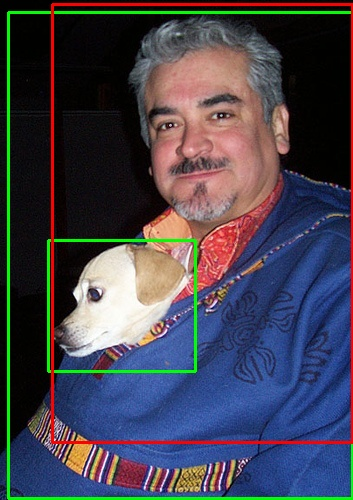
#> input picture data_science_tools/detection/metrics/Object-Detection-Metrics/samples/sample_1/images/000001.jpg, 353 x 500 px; its folder holds only this picture in this run
$ python -i mask_cutmix.py   (imports and definitions only)
#> lines starting #> are read from the running program, lines starting #| are printed output that depends on the picture; after the words box and inside, x2 and y2 are one past the last pixel; in counts of white or black regions, pixels touching at a corner belong together
#> further down, picture is the input picture: shape (500, 353, 3); mean B, G, R 78.7, 66.9, 68.3
import os
import sys
import math
import glob
import logging
import random
import cv2
import numpy as np
from typing import List


class MaskCutMix:
    # [207 lines left out: functions __init__, __call__, select_class_name, select_image, random_paste_img_to_img, get_random_perspective_transform and 2 more, not called in this run]

    def xyxy_to_xywh(self, bbox):
        x_tl, y_tl, x_br, y_br = bbox
        return x_tl, y_tl, x_br - x_tl, y_br - y_tl

    # [4 lines left out: function xyxy_to_xcycwh, not called in this run]

    def xywh_to_xcycwh(self, bbox):
        x_tl, y_tl, w, h = bbox
        return x_tl + w//2, y_tl + h//2, w, h

    def xcycwh_to_xyxy(self, bbox):
        x_c, y_c, w, h = bbox
        return x_c - w//2, y_c - h//2, x_c + w//2, y_c + h//2

    # [32 lines left out: functions bb_intersection_over_union, get_iou_max, not called in this run]


def get_tube_img(img: np.ndarray) -> np.ndarray:

    gray = cv2.split(img)[2] #cv2.cvtColor(img, cv2.COLOR_BGR2GRAY)
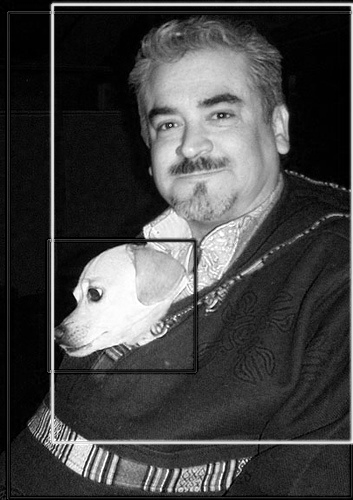
#> gray: shape (500, 353); min 0, max 255, mean 68.3
    gray = cv2.GaussianBlur(gray, (11, 11), 4)
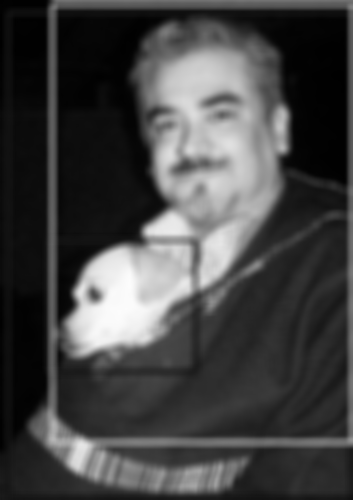
#> gray: shape (500, 353); min 0, max 252, mean 68.2
    ret, binary = cv2.threshold(gray, 75, 255, cv2.THRESH_TRIANGLE)
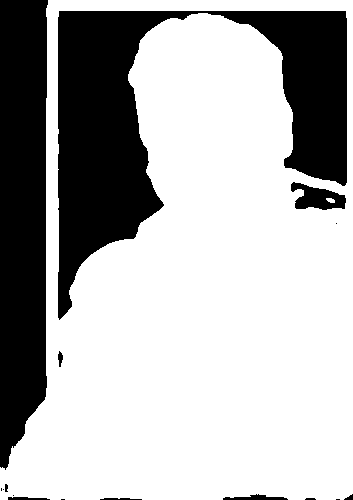
#> binary: shape (500, 353); 69.3% white; 16 black regions (6 under 20 px)
#> ret = 22
    contours, hierarchy = cv2.findContours(binary, cv2.RETR_EXTERNAL, cv2.CHAIN_APPROX_NONE)
#> contours = 1 contour; box (x1, y1, x2, y2) and area: (0, 0, 353, 500) 155194

    max_area = 0
    max_id = -1
    for i, contour in enumerate(contours):
        if cv2.contourArea(contour) > max_area:
            max_area = cv2.contourArea(contour)
            max_id = i
#> this loop made 1 pass
#> (max_area, max_id) on pass 1: (155194.5, 0)
#> after the loop, max_area = 155194.5; max_id = 0

    rect = cv2.minAreaRect(contours[max_id])
#> rect = ((176, 249.5), (499, 352), -90)
    box = cv2.boxPoints(rect)
#> box = [[352, 499], [-1.53e-14, 499], [0, 0], [352, 0]]
    box = np.int0(box)
#> box = [[352, 499], [0, 499], [0, 0], [352, 0]]

    crop_box = np.array(
        [[0, 0],
         [0, img.shape[1]],
         [img.shape[0], img.shape[1]],
         [img.shape[0], 0]],
        dtype=np.int64
    )
#> crop_box = [[0, 0], [0, 353], [500, 353], [500, 0]]
    warp_mat = cv2.getPerspectiveTransform(box.astype(np.float32), crop_box.astype(np.float32))
#> warp_mat = [[-1.61e-16, -1, 500], [-1, 0, 353], [-3.23e-19, 0, 1]]
    crop_img = cv2.warpPerspective(img, warp_mat, img.shape[1::-1])
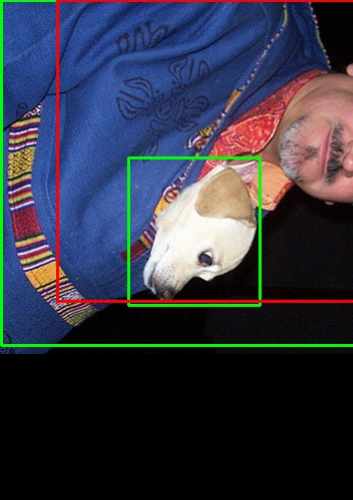
#> crop_img: shape (500, 353, 3); mean B, G, R 67.7, 53.5, 51.4

    return crop_img, warp_mat

>>> import cv2
>>> picture = cv2.imread('../../data_science_tools/detection/metrics/Object-Detection-Metrics/samples/sample_1/images/000001.jpg')
>>> result = get_tube_img(picture)
